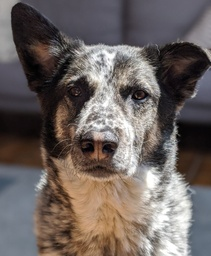
#> input picture demos/imgs/Sherlock.jpg, 211 x 256 px, shrunk from 850 x 1030 before the run
$ jupyter execute k_means_img.ipynb
#> lines starting #> are read from the running program, lines starting #| are printed output that depends on the picture
[cell 1]
def k_means_image_comp(img_file, clusters, rotate=0):
#> called with img_file = 'imgs/Sherlock.jpg', rotate = 0
    import numpy as np
    from sklearn.cluster import KMeans
    from PIL import Image
    import matplotlib.pyplot as plt
    from math import sqrt, ceil

    img = Image.open(img_file)
#> img is the input picture: PIL image 211x256 RGB; mean R, G, B 108, 98.9, 95.6
    aimg = np.asarray(img)/255
    ashape = aimg.shape
#> ashape = (256, 211, 3)
    acolor = aimg.reshape(aimg.shape[0]*aimg.shape[1], aimg.shape[2])
    f = lambda N: KMeans(
        n_clusters=N,
        random_state=0,
        n_init="auto"
    ).fit(acolor)
    KMEANS = list(map(f, clusters))
    MEANS = list(map(
        lambda km: [list(map(lambda x: x, pt)) for pt in km.cluster_centers_],
        KMEANS
    ))
    results = map(
        lambda t: np.asarray(list(map(lambda i: t[0][i], t[1].labels_))),
        zip(MEANS, KMEANS)
    )
    aimgs = map(lambda M: M.reshape(ashape[0], ashape[1], ashape[2]), results)
    imgs_new = list(map(
        lambda im: Image.fromarray((im * 255).astype(np.uint8)),
        aimgs
    ))
    m = ceil(sqrt(len(clusters)))
    fig, axarr = plt.subplots(m, m)
    fig.set_size_inches(10, 10)
    i, j, k = (0, 0, 0)
    while k < len(clusters):
        axarr[i, j].imshow(imgs_new[k].rotate(rotate, expand=True))
        axarr[i, j].xaxis.set_tick_params(labelbottom=False)
        axarr[i, j].yaxis.set_tick_params(labelleft=False)
        axarr[i, j].set_xticks([])
        axarr[i, j].set_yticks([])
        axarr[i, j].set_title("{0} colors".format(clusters[k]))
        j, k = (j+1, k+1)
        if j == m:
            i, j = (i+1, 0)
    return fig

[cell 2]
fig = k_means_image_comp(
    "imgs/Sherlock.jpg",
    [2, 3, 4, 5, 6, 7, 8, 9, 10]
)
fig.savefig("imgs/k_means_Sherlocks.jpg")
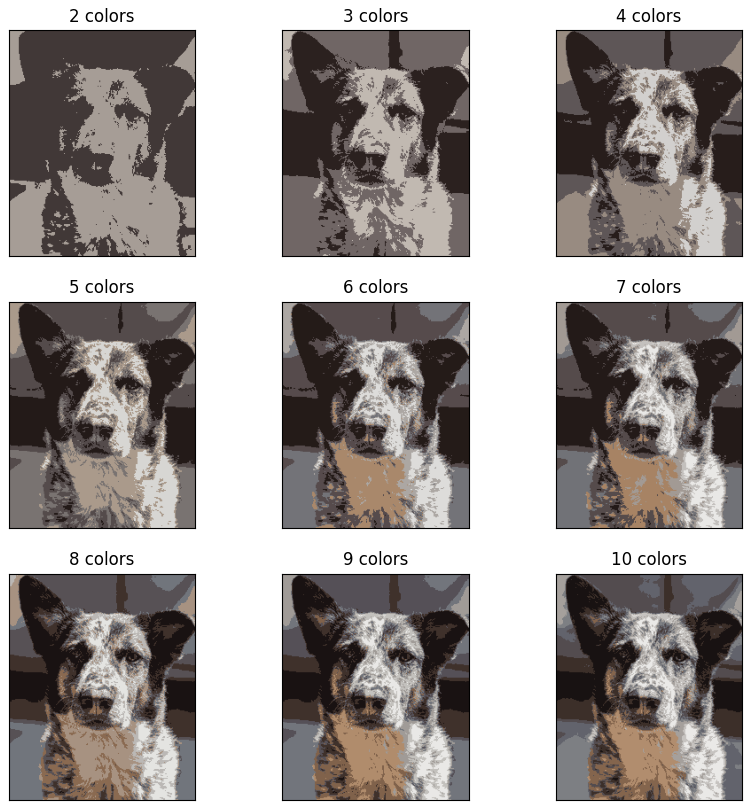
#> figure drawn by matplotlib, 9 panels
